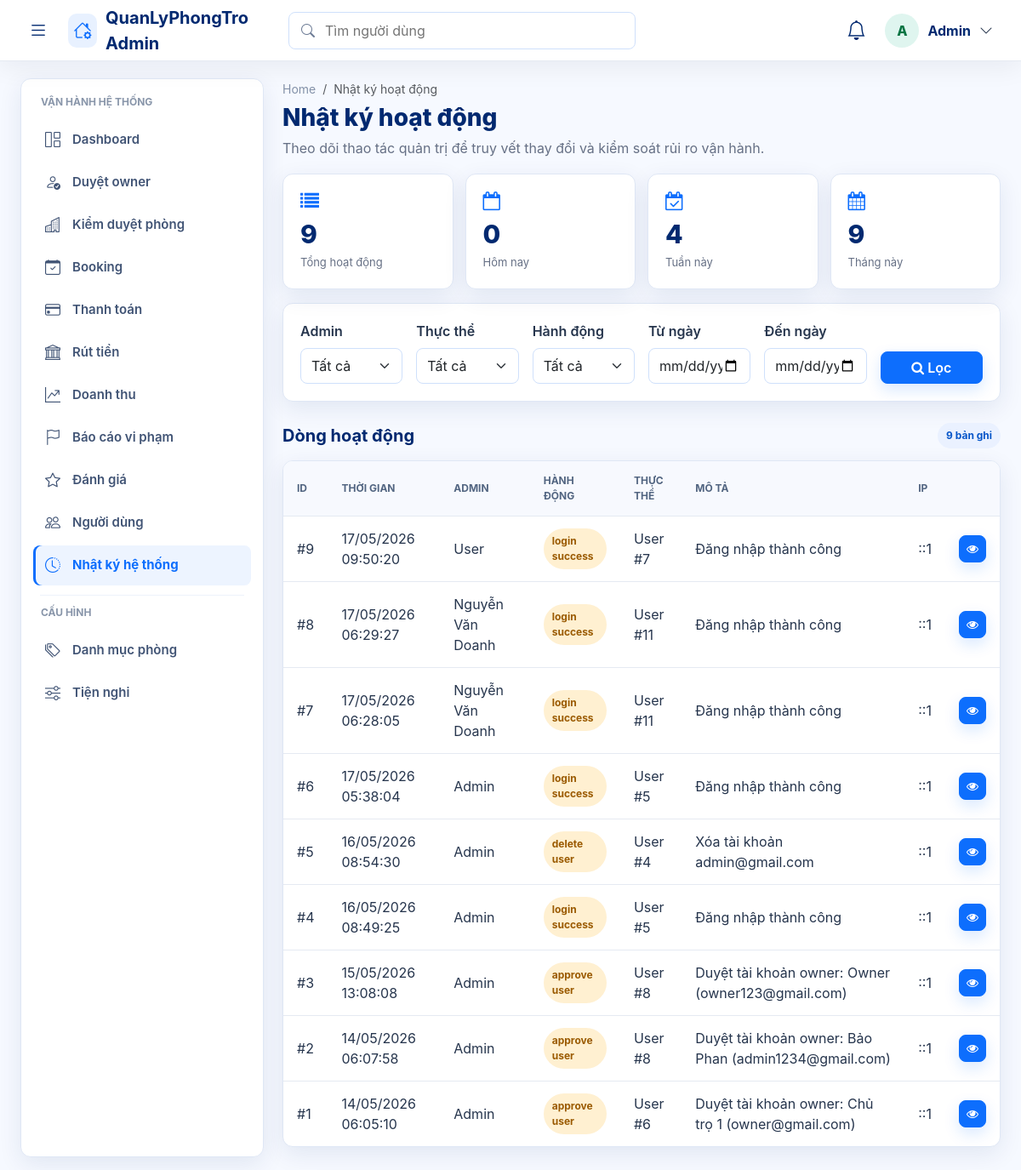
Page /public/admin/activity_logs.php (signed in) on the committed database.
### tables this page shows
CREATE TABLE `activity_logs` (
  `id` int(11) NOT NULL,
  `admin_id` int(11) DEFAULT NULL,
  `action` varchar(100) NOT NULL,
  `entity_type` varchar(100) DEFAULT NULL,
  `entity_id` int(11) DEFAULT NULL,
  `old_values` text DEFAULT NULL,
  `new_values` text DEFAULT NULL,
  `description` text DEFAULT NULL,
  `ip_address` varchar(45) DEFAULT NULL,
  `user_agent` text DEFAULT NULL,
  `created_at` timestamp NOT NULL DEFAULT current_timestamp()
);

CREATE TABLE `users` (
  `id` int(11) NOT NULL,
  `name` varchar(100) DEFAULT NULL,
  `email` varchar(150) DEFAULT NULL,
  `password` varchar(255) DEFAULT NULL,
  `reset_token` varchar(64) DEFAULT NULL,
  `reset_expires` datetime DEFAULT NULL,
  `force_password_change` tinyint(1) NOT NULL DEFAULT 0,
  `phone` varchar(20) DEFAULT NULL,
  `avatar` varchar(255) DEFAULT NULL,
  `role` enum('user','owner','admin') DEFAULT 'user',
  `created_at` timestamp NOT NULL DEFAULT current_timestamp(),
  `status` varchar(20) DEFAULT 'pending',
  `owner_verification_status` enum('not_required','pending_verification','submitted','approved','rejected') NOT NULL DEFAULT 'not_required',
  `approved_by` int(11) DEFAULT NULL,
  `approved_at` datetime DEFAULT NULL,
  `rejection_reason` text DEFAULT NULL,
  `address` text DEFAULT NULL,
  `idcard_number` varchar(50) DEFAULT NULL,
  `trust_score` int(11) NOT NULL DEFAULT 0,
  `admin_note` text DEFAULT NULL,
  `verified_at` datetime DEFAULT NULL,
  `verification_submitted_at` datetime DEFAULT NULL,
  `verification_reviewed_by` int(11) DEFAULT NULL,
  `verification_reviewed_at` datetime DEFAULT NULL,
  `verification_rejection_reason` text DEFAULT NULL,
  `id_card_front` varchar(255) DEFAULT NULL,
  `id_card_back` varchar(255) DEFAULT NULL,
  `selfie_image` varchar(255) DEFAULT NULL,
  `bank_name` varchar(100) DEFAULT NULL,
  `bank_account_no` varchar(50) DEFAULT NULL,
  `bank_account_name` varchar(100) DEFAULT NULL,
  `bank_verified_at` datetime DEFAULT NULL,
  `notify_email` tinyint(1) DEFAULT 1,
  `notify_booking` tinyint(1) DEFAULT 1,
  `show_phone` tinyint(1) DEFAULT 1,
  `dark_mode` tinyint(1) DEFAULT 0
);

### public/admin_init.php (called while the page is built, shortened)
<?php
require_once __DIR__ . '/../config/database.php';
require_once __DIR__ . '/../core/Database.php';
require_once __DIR__ . '/../app/controller/ActivityLogController.php';
$db = new Database($conn);
?>

### core/Database.php (called while the page is built, shortened)
<?php
class Database {
    private $conn;
    public function __construct($connection) {
        $this->conn = $connection;
    }
    public function getRow($sql) {
        $result = $this->conn->query($sql);
        if ($result && $result->num_rows > 0) {
            return $result->fetch_assoc();
        }
        return false;
    }
}
?>

### public/admin/activity_logs.php (the view, shortened to what this page needs)
<?php
require_once __DIR__ . '/../admin_init.php';
require_once __DIR__ . '/layout.php';
$page = max(1, (int)($_GET['page'] ?? 1));
$dateFrom = $_GET['date_from'] ?? '';
$dateTo = $_GET['date_to'] ?? '';
$limit = ITEMS_PER_PAGE;
$offset = ($page - 1) * $limit;
$conn = $db->getConnection();
$validDate = static function (string $value): string {
    $date = DateTimeImmutable::createFromFormat('!Y-m-d', $value);
    return $date && $date->format('Y-m-d') === $value ? $value : '';
};
$dateFrom = $validDate((string)$dateFrom);
$dateTo = $validDate((string)$dateTo);
$whereParts = ['1=1'];
$where = implode(' AND ', $whereParts);
$total = 0;
$countStmt = $conn->prepare("SELECT COUNT(*) AS total FROM activity_logs l WHERE {$where}");
if ($countStmt) {
    $countStmt->execute();
    $total = (int)(($countStmt->get_result()->fetch_assoc() ?: [])['total'] ?? 0);
}
$logs = [];
$logsStmt = $conn->prepare(
    "SELECT l.*, u.name AS admin_name, u.email AS admin_email
     FROM activity_logs l
     LEFT JOIN users u ON l.admin_id = u.id
     WHERE {$where}
     ORDER BY l.created_at DESC
     LIMIT {$offset}, {$limit}"
);
if ($logsStmt) {
    $logsStmt->execute();
    $logs = $logsStmt->get_result()->fetch_all(MYSQLI_ASSOC);
}
$stats = $db->getRow(
    "SELECT COUNT(*) AS total,
            COUNT(IF(DATE(created_at) = CURDATE(), 1, NULL)) AS today,
            COUNT(IF(YEARWEEK(created_at) = YEARWEEK(NOW()), 1, NULL)) AS week,
            COUNT(IF(MONTH(created_at) = MONTH(NOW()) AND YEAR(created_at) = YEAR(NOW()), 1, NULL)) AS month
     FROM activity_logs"
) ?: [];
?>
<div class="wb-grid wb-stats-4 mb-3">
    <div class="wb-card"><i class="fa fa-list wb-card-icon"></i><div class="wb-card-value"><?php echo (int)($stats['total'] ?? 0); ?></div><div class="wb-card-label">Tổng hoạt động</div></div>
    <div class="wb-card"><i class="fa fa-calendar-o wb-card-icon"></i><div class="wb-card-value"><?php echo (int)($stats['today'] ?? 0); ?></div><div class="wb-card-label">Hôm nay</div></div>
    <div class="wb-card"><i class="fa fa-calendar-check-o wb-card-icon"></i><div class="wb-card-value"><?php echo (int)($stats['week'] ?? 0); ?></div><div class="wb-card-label">Tuần này</div></div>
    <div class="wb-card"><i class="fa fa-calendar wb-card-icon"></i><div class="wb-card-value"><?php echo (int)($stats['month'] ?? 0); ?></div><div class="wb-card-label">Tháng này</div></div>
</div>
<div class="wb-card mb-3">
    <form method="GET" class="row g-3 align-items-end">
        <div class="col-md-2">
            <label class="form-label fw-semibold">Admin</label>
            <select name="admin_id" class="form-select">
                <option value="">Tất cả</option>
            </select>
        </div>
        <div class="col-md-2">
            <label class="form-label fw-semibold">Thực thể</label>
            <select name="entity_type" class="form-select">
                <option value="">Tất cả</option>
            </select>
        </div>
        <div class="col-md-2">
            <label class="form-label fw-semibold">Hành động</label>
            <select name="action" class="form-select">
                <option value="">Tất cả</option>
            </select>
        </div>
        <div class="col-md-2">
            <label class="form-label fw-semibold">Từ ngày</label>
            <input type="date" name="date_from" class="form-control" value="<?php echo admin_e($dateFrom); ?>">
        </div>
        <div class="col-md-2">
            <label class="form-label fw-semibold">Đến ngày</label>
            <input type="date" name="date_to" class="form-control" value="<?php echo admin_e($dateTo); ?>">
        </div>
        <div class="col-md-2">
            <button type="submit" class="btn btn-primary w-100"><i class="fa fa-search"></i> Lọc</button>
        </div>
    </form>
</div>
<div class="wb-section-head">
    <h2>Dòng hoạt động</h2>
    <span class="wb-pill"><?php echo $total; ?> bản ghi</span>
</div>
<div class="wb-table-card">
    <?php if ($logs): ?>
        <table class="wb-table">
            <thead>
                <tr>
                    <th>ID</th>
                    <th>Thời gian</th>
                    <th>Admin</th>
                    <th>Hành động</th>
                    <th>Thực thể</th>
                    <th>Mô tả</th>
                    <th>IP</th>
                    <th></th>
                </tr>
            </thead>
            <tbody>
                <?php foreach ($logs as $log): ?>
                    <tr>
                        <td>#<?php echo (int)$log['id']; ?></td>
                        <td><?php echo !empty($log['created_at']) ? date('d/m/Y H:i:s', strtotime((string)$log['created_at'])) : ''; ?></td>
                        <td><?php echo admin_e($log['admin_name'] ?? 'Ẩn danh'); ?></td>
                        <td><span class="wb-pill warning"><?php echo admin_e(str_replace('_', ' ', (string)$log['action'])); ?></span></td>
                        <td><?php echo admin_e(ucfirst((string)$log['entity_type'])); ?> #<?php echo (int)$log['entity_id']; ?></td>
                        <td><?php echo admin_e(substr((string)($log['description'] ?? ''), 0, 80)); ?></td>
                        <td class="wb-muted"><?php echo admin_e($log['ip_address'] ?? '-'); ?></td>
                        <td class="text-end"><a href="activity_log_detail.php?id=<?php echo (int)$log['id']; ?>" class="btn btn-sm btn-primary"><i class="fa fa-eye"></i></a></td>
                    </tr>
                <?php endforeach; ?>
            </tbody>
        </table>
    <?php else: ?>
        <div class="wb-empty">Không có hoạt động phù hợp bộ lọc.</div>
    <?php endif; ?>
</div>

### rows in the picture
activity_logs: id "9", created_at "17/05/2026 09:50:20", users.name "User", action "login success", entity_type "User", entity "7", description "Đăng nhập thành công", ip_address "::1"
activity_logs: id "8", created_at "17/05/2026 06:29:27", users.name "Nguyễn Văn Doanh", action "login success", entity_type "User", entity "11", description "Đăng nhập thành công", ip_address "::1"
activity_logs: id "7", created_at "17/05/2026 06:28:05", users.name "Nguyễn Văn Doanh", action "login success", entity_type "User", entity "11", description "Đăng nhập thành công", ip_address "::1"
activity_logs: id "6", created_at "17/05/2026 05:38:04", users.name "Admin", action "login success", entity_type "User", entity "5", description "Đăng nhập thành công", ip_address "::1"
activity_logs: id "5", created_at "16/05/2026 08:54:30", users.name "Admin", action "delete user", entity_type "User", entity "4", description "Xóa tài khoản admin@gmail.com", ip_address "::1"
activity_logs: id "4", created_at "16/05/2026 08:49:25", users.name "Admin", action "login success", entity_type "User", entity "5", description "Đăng nhập thành công", ip_address "::1"
activity_logs: id "3", created_at "15/05/2026 13:08:08", users.name "Admin", action "approve user", entity_type "User", entity "8", description "Duyệt tài khoản owner: Owner (owner123@gmail.com)", ip_address "::1"
activity_logs: id "2", created_at "14/05/2026 06:07:58", users.name "Admin", action "approve user", entity_type "User", entity "8", description "Duyệt tài khoản owner: Bảo Phan (admin1234@gmail.com)", ip_address "::1"
activity_logs: id "1", created_at "14/05/2026 06:05:10", users.name "Admin", action "approve user", entity_type "User", entity "6", description "Duyệt tài khoản owner: Chủ trọ 1 (owner@gmail.com)", ip_address "::1"

### other values in the picture
admin_e($initial !== '' ? $initial : 'A') "A"
admin_e(admin_current_name()) "Admin"
admin_e($item['label']) "Dashboard"
admin_e($item['label']) "Duyệt owner"
admin_e($item['label']) "Kiểm duyệt phòng"
admin_e($item['label']) "Booking"
admin_e($item['label']) "Thanh toán"
admin_e($item['label']) "Rút tiền"
admin_e($item['label']) "Doanh thu"
admin_e($item['label']) "Báo cáo vi phạm"
admin_e($item['label']) "Đánh giá"
admin_e($item['label']) "Người dùng"
admin_e($item['label']) "Nhật ký hệ thống"
admin_e($item['label']) "Danh mục phòng"
admin_e($item['label']) "Tiện nghi"
